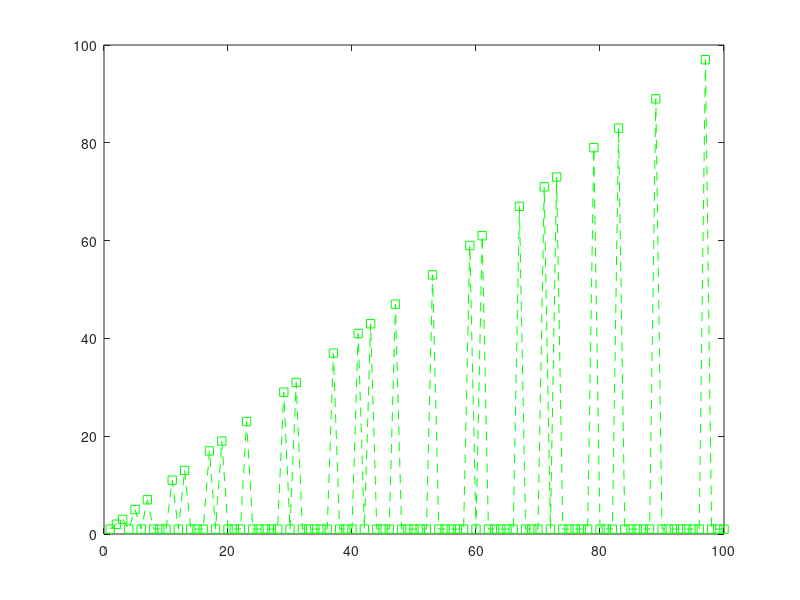

MATLAB code to generate this figure:
%sieve of Eratosthenes 

N = 100;
Cn = zeros(1,N);
for m = 1:1:N
    Cn(1,m) = m;
    
end
for m = 4:2:N
    Cn(1,m) = 1;
    
end

for m = 6:3:N
    Cn(1,m) = 1;
end

for m = 10:5:N
    Cn(1,m) = 1;
end

for m = 14:7:N
    Cn(1,m) = 1;
end
   
plot(Cn,"--gs");
Cn